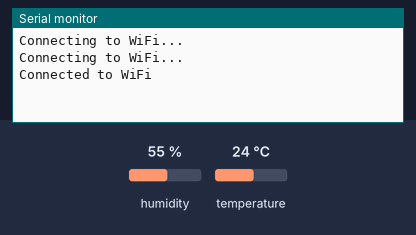
Simulated run of this sketch. Board: ESP32. On the bench: the last lines printed to the serial monitor. The inputs (shaded band) are chosen by the test bench; at power-on: humidity 55 %, temperature 24 °C. WiFi joins after 1.5 s; servers stay silent unless stated; uploads are accepted with an empty reply.

Above: at 3.2 s.
3.3 s: humidity set to 22 %
At 5.0 s:
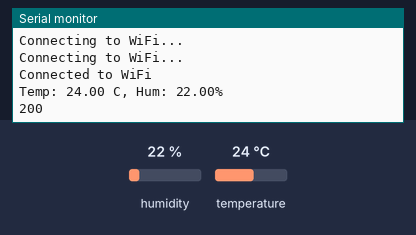
6.6 s: temperature set to 12 °C
At 8.63 s:
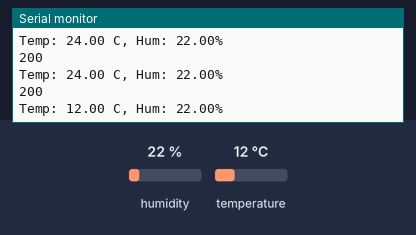
9.9 s: humidity set to 40 %
At 11.4 s:
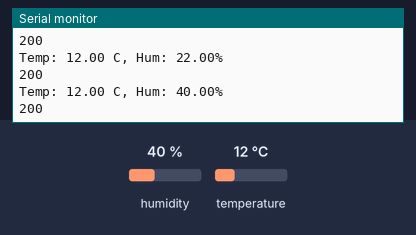

Measured:
- after the input at 3.3 s, the serial monitor: prints a new line after 0.73 s (image 1)
- after the input at 6.6 s, the serial monitor: prints a new line after 1.9 s (image 2)
- after the input at 9.9 s, the serial monitor: prints a new line after 0.80 s (image 3)

The sketch:

iot.project.ino
```cpp
#include <WiFi.h>
#include <HTTPClient.h>
#include "DHT.h"

#define DPIN 4        // Pin to connect DHT sensor (GPIO number)
#define DTYPE DHT11   // Define DHT 11 or DHT22 sensor type

const char* ssid = "SLTC_STAFF";            // Replace with your WiFi SSID
const char* password = "CrossRoads@2022";    // Replace with your WiFi password
const char* serverName = "https://weather.ceylonwebinnovators.xyz/submit_data.php";  // Replace with your server address

DHT dht(DPIN, DTYPE);

void setup() {
  Serial.begin(9600);
  WiFi.begin(ssid, password);

  while (WiFi.status() != WL_CONNECTED) {
    delay(1000);
    Serial.println("Connecting to WiFi...");
  }

  Serial.println("Connected to WiFi");
  dht.begin();
}

void loop() {
  delay(2000);

  float tc = dht.readTemperature(false);  // Read temperature in C
  float hu = dht.readHumidity();          // Read Humidity

  if (isnan(tc) || isnan(hu)) {
    Serial.println("Failed to read from DHT sensor!");
  } else {
    Serial.print("Temp: ");
    Serial.print(tc);
    Serial.print(" C, Hum: ");
    Serial.print(hu);
    Serial.println("%");

    if(WiFi.status()== WL_CONNECTED){
      HTTPClient http;

      String serverPath = String(serverName) + "?temperature=" + String(tc) + "&humidity=" + String(hu);

      http.begin(serverPath.c_str());

      int httpResponseCode = http.GET();

      if (httpResponseCode>0) {
        String response = http.getString();
        Serial.println(httpResponseCode);
        Serial.println(response);
      }
      else {
        Serial.print("Error on sending GET: ");
        Serial.println(httpResponseCode);
      }

      http.end();
    }
    else {
      Serial.println("WiFi Disconnected");
    }
  }
}
```
